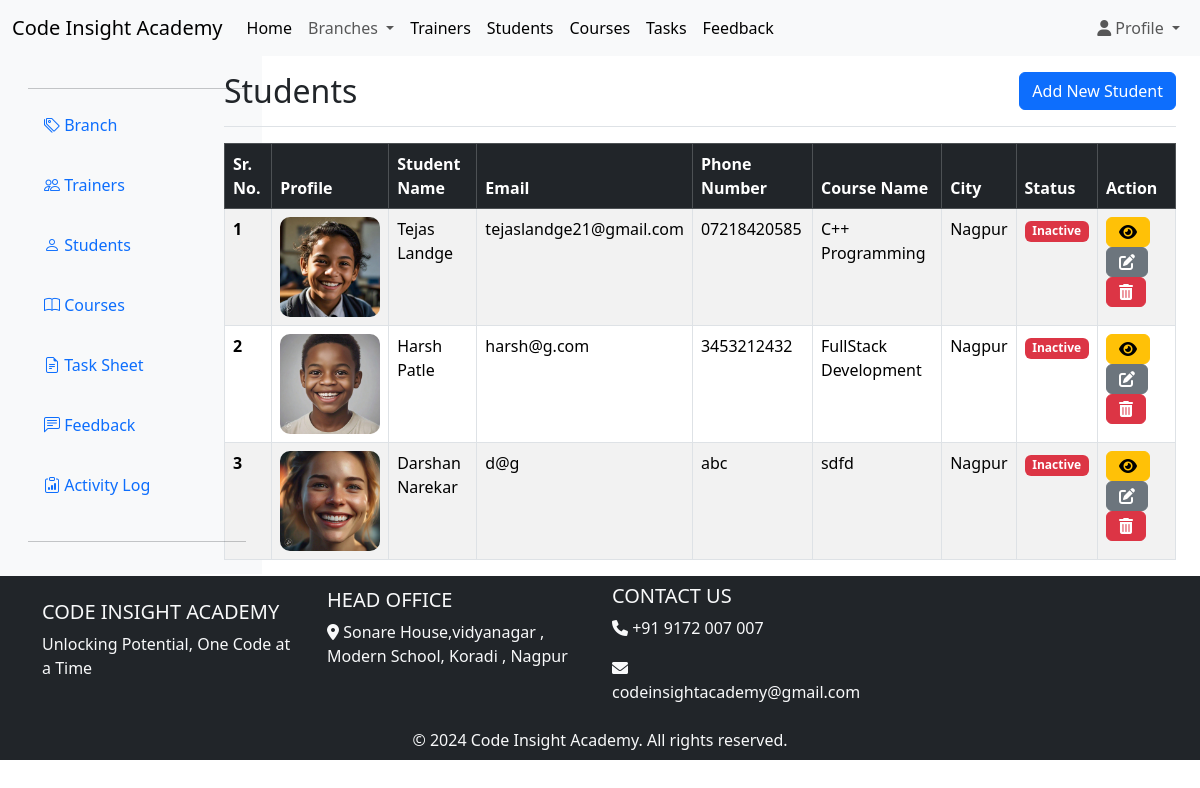
Page /superadmin/students.php (signed in) on the earlier database version.
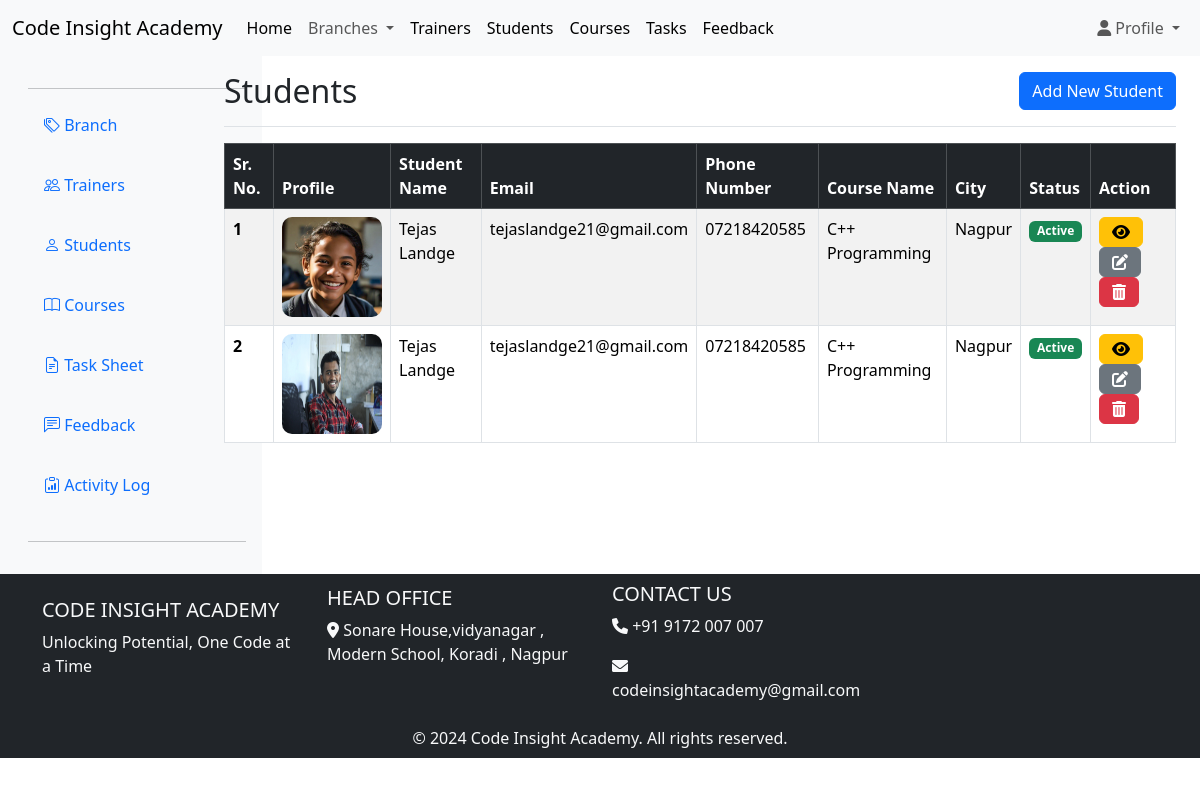
Same page on the later database version.
### tables this page shows
CREATE TABLE `students` (
  `student_id` int(11) NOT NULL,
  `first_name` varchar(100) DEFAULT NULL,
  `last_name` varchar(100) DEFAULT NULL,
  `email` varchar(255) DEFAULT NULL,
  `phone_number` varchar(20) DEFAULT NULL,
  `course_name` varchar(255) NOT NULL,
  `date_of_birth` date DEFAULT NULL,
  `gender` enum('male','female','other') DEFAULT NULL,
  `address` varchar(255) DEFAULT NULL,
  `city` varchar(100) DEFAULT NULL,
  `state` varchar(100) DEFAULT NULL,
  `postal_code` varchar(10) DEFAULT NULL,
  `enrollment_date` date DEFAULT NULL,
  `status` enum('active','inactive') DEFAULT NULL,
  `fees_paid` decimal(10,2) DEFAULT NULL,
  `total_fees` decimal(10,2) DEFAULT NULL,
  `balance_fees` decimal(10,2) DEFAULT NULL,
  `guardian_name` varchar(255) DEFAULT NULL,
  `guardian_contact` varchar(20) DEFAULT NULL,
  `profile` varchar(255) DEFAULT NULL,
  `remarks` text DEFAULT NULL
);

### superadmin/students.php (the view, shortened to what this page needs)
<?php
include '../includes/db.php';
include '../includes/header.php';
$sql = "SELECT * FROM students";
$result = mysqli_query($conn, $sql);
?>
<div class="container-fluid">
    <div class="row">
        <nav id="sidebar" class="col-md-3 d-none d-md-block col-lg-2 d-md-block bg-light fixed-top-10 ">
            <?php include '../includes/sidebar.php'; ?>
        </nav>
        <main class="col-md-9 ms-sm-auto col-lg-10 px-md-4">
            <div
                class="d-flex justify-content-between flex-wrap flex-md-nowrap align-items-center pt-3 pb-2 mb-3 border-bottom">
                <h1 class="h2">Students</h1>
                <a href="../add/add_student.php" class="btn btn-primary mb-2">Add New Student</a>
            </div>
            <div class="row">
                    <div class="table-responsive">
                        <table class="table table-striped table-bordered">
                            <thead class="table-dark">
                                <tr>
                                    <th scope="col">Sr. No.</th>
                                    <th scope="col">Profile </th>
                                    <th scope="col">Student Name</th>
                                    <th scope="col">Email</th>
                                    <th scope="col">Phone Number</th>
                                    <th scope="col">Course Name</th>
                                    <th scope="col">City</th>
                                    <th scope="col">Status</th>
                                    <th scope="col">Action</th>
                                </tr>
                            </thead>
                            <tbody>
                                <?php
                                if (mysqli_num_rows($result) > 0) {
                                    $srno = 1;
                                    while ($row = mysqli_fetch_assoc($result)) {
                                        echo '<tr>';
                                        echo '<th scope="row">' . $srno . '</th>';
                                        echo '<td><img src="../student_profile/' . $row['profile']. '" alt="" height="100px" width="100px" style="border-radius: 10px;"></td>';
                                        echo '<td>' . $row['first_name']." ". $row['last_name'] .'</td>';
                                        echo '<td>' . $row['email']. '</td>';
                                        echo '<td>' . $row['phone_number'] . '</td>';
                                        echo '<td>' . $row['course_name'] . '</td>';
                                        echo '<td>' . $row['city'] . '</td>';
                                        echo '<td>';
                                        if ($row['status'] == 'active') {
                                            echo '<span class="badge bg-success">Active</span>';
                                        }
                                         else{
                                            echo '<span class="badge bg-danger">Inactive</span>';
                                        }
                                        echo '</td>';
                                        echo '<td>
                                        <a href="student_details.php?id=' . $row['student_id'] . '"><button class="btn btn-warning fas fa-eye"></button></a>
                                         <a href="../edit/edit_student.php?id=' . $row['student_id'] . '">
                                                <button class="btn btn-secondary fas fa-edit"></button>
                                        </a>
                                        <a href="../delete/delete_student.php?id=' . $row['student_id'] . '" onclick="return confirm(\'Are you sure you want to delete this ' . $row['first_name']." ". $row['last_name'] .'?\');">
                                                <button class="btn btn-danger fas fa-trash-alt"></button>
                                        </a>
                                </td>';
                                        echo '</tr>';
                                        $srno++;
                                    }
                                } else {
                                    echo '<tr><td colspan="7">No branches found.</td></tr>';
                                }
                                ?>
                            </tbody>
                        </table>
                    </div>
            </div>
        </main>
    </div>
</div>
<?php
include '../includes/footer.php';
?>

### includes/header.php (shortened to what this page needs)
<!DOCTYPE html>
<html lang="en">
<head>
    <link href="https://cdn.jsdelivr.net/npm/bootstrap@5.3.3/dist/css/bootstrap.min.css" rel="stylesheet">
</head>
<body>
    <nav class="navbar navbar-expand-lg bg-body-tertiary">
        <div class="container-fluid">
            <a class="navbar-brand" href="../superadmin/dashboard.php">Code Insight Academy</a>
            <div class="collapse navbar-collapse" id="navbarSupportedContent">
                <ul class="navbar-nav me-auto mb-2 mb-lg-0">
                    <li class="nav-item">
                        <a class="nav-link active" aria-current="page" href="../superadmin/dashboard.php">Home</a>
                    </li>
                    <li class="nav-item dropdown">
                        <a class="nav-link dropdown-toggle" href="#" role="button" data-bs-toggle="dropdown"
                            aria-expanded="false">
                            Branches
                        </a>
                    </li>
                    <li class="nav-item">
                        <a class="nav-link active" aria-current="page" href="../superadmin/trainers.php">Trainers</a>
                    </li>
                    <li class="nav-item">
                        <a class="nav-link active" aria-current="page" href="../superadmin/students.php">Students</a>
                    </li>
                    <li class="nav-item">
                        <a class="nav-link active" aria-current="page" href="../superadmin/courses.php">Courses</a>
                    </li>
                    <li class="nav-item">
                        <a class="nav-link active" aria-current="page" href="../superadmin/task_sheet.php">Tasks</a>
                    </li>
                    <li class="nav-item">
                        <a class="nav-link active" aria-current="page" href="../superadmin/feedbacks.php">Feedback</a>
                    </li>
                </ul>
            <ul class="navbar-nav">
                <li class="nav-item dropdown">
                    <a class="nav-link dropdown-toggle" href="#" id="profileDropdown" role="button"
                        data-bs-toggle="dropdown" aria-expanded="false">
                        <i class="fas fa-user"></i> Profile
                    </a>
                </li>
            </ul>
            </div>
        </div>
    </nav>
    <link rel="stylesheet" href="https://cdnjs.cloudflare.com/ajax/libs/font-awesome/6.0.0-beta3/css/all.min.css">
</body>
</html>

### includes/sidebar.php
<link rel="stylesheet" href="https://cdnjs.cloudflare.com/ajax/libs/bootstrap-icons/1.10.0/font/bootstrap-icons.min.css">
<div class="d-flex flex-column flex-shrink-0 p-3 bg-light" style="width: 250px;">
    <hr>
    <ul class="nav nav-pills flex-column mb-auto">
        <li class="nav-item">
            <a href="../superadmin/branches.php" style="margin-bottom: 20px;" class="nav-link" aria-current="page">
                <i class="bi bi-tags  "></i> Branch
            </a>
        </li>
        <li>
            <a href="../superadmin/trainers.php" style="margin-bottom: 20px;" class="nav-link">
                <i class="bi bi-people  "></i> Trainers
            </a>
        </li>
        <li>
            <a href="../superadmin/students.php" style="margin-bottom: 20px;" class="nav-link">
                <i class="bi bi-person  "></i> Students
            </a>
        </li>
        <li>
            <a href="../superadmin/courses.php"style="margin-bottom: 20px;" class="nav-link">
                <i class="bi bi-book  "></i> Courses
            </a>
        </li>
        <li>
            <a href="../superadmin/task_sheet.php"style="margin-bottom: 20px;" class="nav-link">
                <i class="bi bi-file-earmark-text  "></i> Task Sheet
            </a>
        </li>
        <li>
            <a href="../superadmin/feedbacks.php"style="margin-bottom: 20px;" class="nav-link">
                <i class="bi bi-chat-left-text  "></i> Feedback
            </a>
        </li>
        <li>
            <a href="../superadmin/activity_log.php"style="margin-bottom: 20px;" class="nav-link">
                <i class="bi bi-clipboard-data"></i> Activity Log
            </a>
        </li>
    </ul>
    <hr>
</div>

### includes/footer.php (shortened to what this page needs)
<footer class="bg-dark text-light py-2">
    <div class="container">
        <div class="row">
            <div class="col-md-3 mb-2 mt-3">
                <h5 class="text-uppercase">Code Insight Academy</h5>
                <p>Unlocking Potential, One Code at a Time</p>
            </div>
            <div class="col-md-3 mb-2 mt-1">
            <h5 class="text-uppercase">Head Office</h5>
                <p><i class="fas fa-map-marker-alt"></i> Sonare House,vidyanagar , Modern School, Koradi , Nagpur</p>
            </div>
            <div class="col-md-3 mb-2">
                <h5 class="text-uppercase">Contact Us</h5>
                <p><i class="fas fa-phone"></i> +91 9172 007 007</p>
                <p><i class="fas fa-envelope"></i> codeinsightacademy@gmail.com</p>
            </div>
        </div>
        <div class="row">
            <div class="col-md-12 text-center">
                <p class="mb-0">&copy; 2024 Code Insight Academy. All rights reserved.</p>
            </div>
        </div>
    </div>
</footer>

Differences in the rows shown:
removed students: profile (picture), first_name "Harsh", last_name "Patle", email "harsh@g.com", phone_number "3453212432", course_name "FullStack Development", city "Nagpur", shows "Inactive"
removed students: profile (picture), first_name "Darshan", last_name "Narekar", email "d@g", phone_number "abc", course_name "sdfd", city "Nagpur", shows "Inactive"
changed students (number 1 of 2 on the later page): status "Inactive" → "Active"
added students: profile (picture), first_name "Tejas", last_name "Landge", email "tejaslandge21@gmail.com", phone_number "07218420585", course_name "C++ Programming", city "Nagpur", status "Active"
